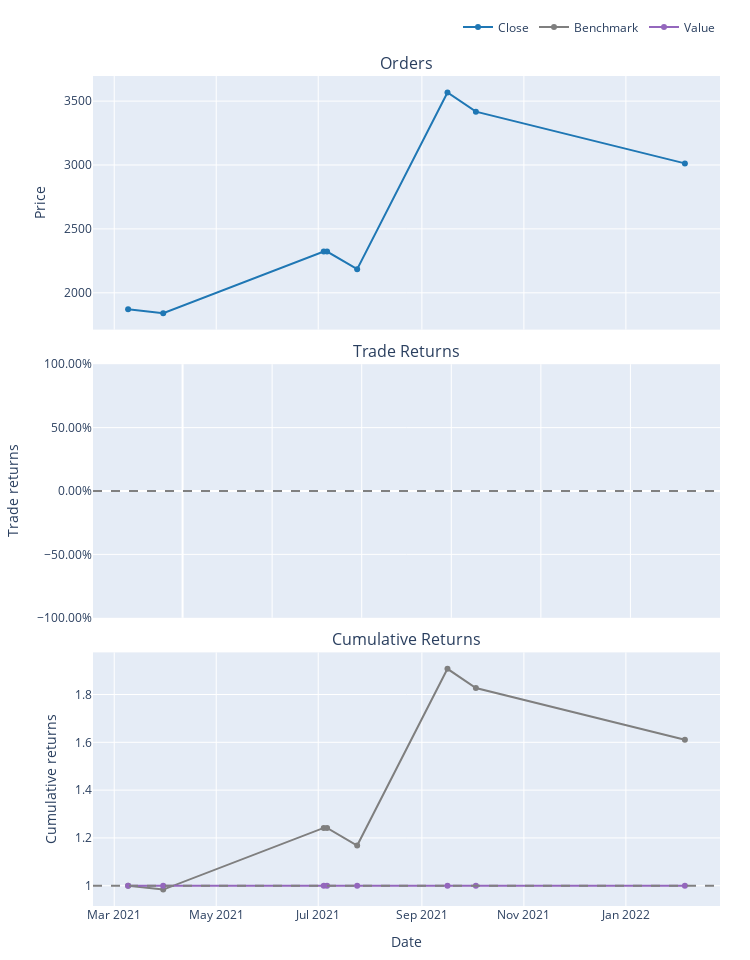

Source (notebook cell):
### Code cell
port.plot().show()

### Figure 1 — Plotly figure (JSON) as saved in the notebook; plotly's stock layout.template omitted (floating-point values rounded to 4 significant figures)
{"data": [{"legendgroup": "0", "line": {"color": "#1f77b4"}, "name": "Close", "showlegend": true, "type": "scatter", "uid": "6ea207ea-05f8-4ff1-b9a5-0269ae9008b2", "x": ["2021-03-09T07:00:00", "2021-03-30T07:00:00", "2021-07-04T07:00:00", "2021-07-06T07:00:00", "2021-07-24T07:00:00", "2021-09-16T07:00:00", "2021-10-03T07:00:00", "2022-02-05T07:00:00"], "xaxis": "x", "y": [1870.0, 1840.0, 2323.0, 2323.0, 2185.0, 3568.0, 3418.0, 3013.0], "yaxis": "y"}, {"legendgroup": "1", "line": {"color": "#7f7f7f"}, "name": "Benchmark", "showlegend": true, "type": "scatter", "uid": "1af98f79-e742-48fa-8e46-bd2047ae8383", "x": ["2021-03-09T07:00:00", "2021-03-30T07:00:00", "2021-07-04T07:00:00", "2021-07-06T07:00:00", "2021-07-24T07:00:00", "2021-09-16T07:00:00", "2021-10-03T07:00:00", "2022-02-05T07:00:00"], "xaxis": "x3", "y": [1, 0.9839, 1.242, 1.242, 1.168, 1.907, 1.827, 1.611], "yaxis": "y3"}, {"legendgroup": "2", "line": {"color": "#9467bd"}, "name": "Value", "showlegend": true, "type": "scatter", "uid": "7ca886c4-700c-45d6-b82b-fb7226f28737", "x": ["2021-03-09T07:00:00", "2021-03-30T07:00:00", "2021-07-04T07:00:00", "2021-07-06T07:00:00", "2021-07-24T07:00:00", "2021-09-16T07:00:00", "2021-10-03T07:00:00", "2022-02-05T07:00:00"], "xaxis": "x3", "y": [1, 1, 1, 1, 1, 1, 1, 1], "yaxis": "y3"}, {"hoverinfo": "skip", "legendgroup": "3", "line": {"color": "rgba(0, 0, 0, 0)", "width": 0}, "opacity": 0, "showlegend": false, "type": "scatter", "uid": "d25229e7-92a7-4485-9841-f3d04cb696fc", "x": ["2021-03-09T07:00:00", "2021-03-30T07:00:00", "2021-07-04T07:00:00", "2021-07-06T07:00:00", "2021-07-24T07:00:00", "2021-09-16T07:00:00", "2021-10-03T07:00:00", "2022-02-05T07:00:00"], "xaxis": "x3", "y": [1, 1, 1, 1, 1, 1, 1, 1], "yaxis": "y3"}], "layout": {"annotations": [{"font": {"size": 16}, "showarrow": false, "text": "Orders", "x": 0.5, "xanchor": "center", "xref": "paper", "y": 1, "yanchor": "bottom", "yref": "paper"}, {"font": {"size": 16}, "showarrow": false, "text": "Trade Returns", "x": 0.5, "xanchor": "center", "xref": "paper", "y": 0.6528, "yanchor": "bottom", "yref": "paper"}, {"font": {"size": 16}, "showarrow": false, "text": "Cumulative Returns", "x": 0.5, "xanchor": "center", "xref": "paper", "y": 0.3056, "yanchor": "bottom", "yref": "paper"}], "height": 960, "legend": {"orientation": "h", "traceorder": "normal", "x": 1, "xanchor": "right", "y": 1.042, "yanchor": "bottom"}, "margin": {"b": 30, "l": 30, "r": 30, "t": 30}, "shapes": [{"line": {"color": "gray", "dash": "dash"}, "type": "line", "x0": 0, "x1": 1, "xref": "paper", "y0": 0, "y1": 0, "yref": "y2"}, {"line": {"color": "gray", "dash": "dash"}, "type": "line", "x0": 0, "x1": 1, "xref": "paper", "y0": 1, "y1": 1, "yref": "y3"}], "width": 750, "xaxis": {"anchor": "y", "domain": [0, 1], "matches": "x3", "showticklabels": false}, "xaxis2": {"anchor": "y2", "domain": [0, 1], "matches": "x3", "showticklabels": false}, "xaxis3": {"anchor": "y3", "domain": [0, 1], "title": {"text": "Date"}}, "yaxis": {"anchor": "x", "domain": [0.6944, 1], "title": {"text": "Price"}}, "yaxis2": {"anchor": "x2", "domain": [0.3472, 0.6528], "tickformat": ".2%", "title": {"text": "Trade returns"}}, "yaxis3": {"anchor": "x3", "domain": [0, 0.3056], "title": {"text": "Cumulative returns"}}}}
